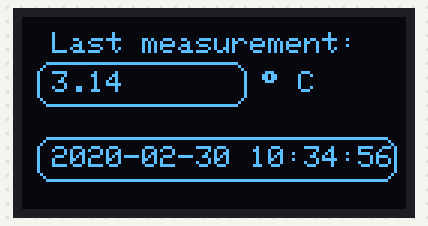
The sketch below on a simulated Arduino Nano, built with avr-gcc and run on an emulated ATmega328P. On the bench: 128×64 one-colour display.

Above: at 0.13 s.
At 4.92 s:
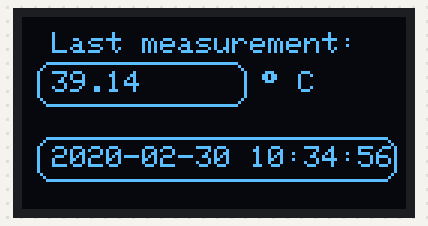
At 9.98 s:
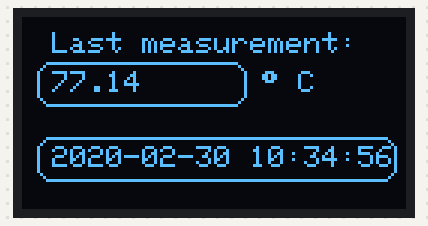
At 19.97 s:
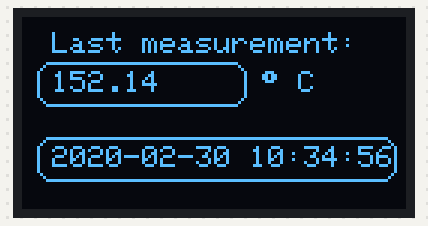
At 29.83 s:
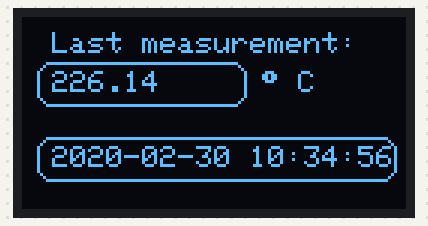
At 39.82 s:
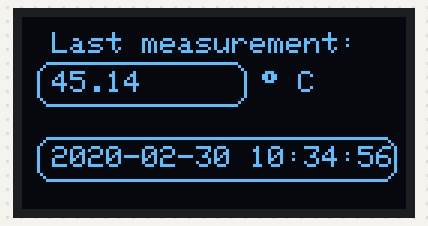

The sketch:

screen_ada.ino
```cpp
// (licence header left out)
#include <SPI.h>
#include <Wire.h>
#include <Adafruit_GFX.h>
#include <Adafruit_SSD1306.h>

#define SCREEN_WIDTH 128 // OLED display width, in pixels
#define SCREEN_HEIGHT 64 // OLED display height, in pixels

// Declaration for an SSD1306 display connected to I2C (SDA, SCL pins)
#define OLED_RESET     4 // Reset pin # (or -1 if sharing Arduino reset pin)
Adafruit_SSD1306 display(SCREEN_WIDTH, SCREEN_HEIGHT, &Wire, OLED_RESET);

const int x_text_left = 10;
const int y_title = 5;
const int y_box1 = 15;
const int y_box2 = 40;
const int text_offset = 3;

// Called by showMeasurement. Just decoration.
void _drawLayout() {
  // title
  display.setCursor(x_text_left, y_title);
  display.print(F("Last measurement:"));

  // 1st box           (x,y,dx,dy,round,color)
  display.drawRoundRect(5, y_box1, 70, 15, 5, SSD1306_WHITE);

  // 2nd box
  display.drawRoundRect(5, y_box2, 120, 15, 5, SSD1306_WHITE);

  //display.display(); // unnecessary delay and screen flickering
}

void showMeasurement(float value, int precission, char unit[], char tmstamp[]) {
  display.clearDisplay();

  _drawLayout();

  // value 1st box
  display.setCursor(x_text_left, y_box1 + text_offset);
  display.print(value, precission);

  // outside 1st box (unit)
  display.setCursor(80, y_box1 + text_offset);
  display.print(unit);

  // value 2nd box (timestamp)
  display.setCursor(x_text_left, y_box2 + text_offset);
  display.print(tmstamp);

  //display.invertDisplay(true); // contour easier to see
  display.display();
}

void setup() {
  Serial.begin(9600);

  // SSD1306_SWITCHCAPVCC = generate display voltage from 3.3V internally
  if(!display.begin(SSD1306_SWITCHCAPVCC, 0x3C)) { // Address 0x3C
    Serial.println(F("SSD1306 allocation failed"));
    for(;;); // Don't proceed, loop forever
  }

  // Clear the buffer (Adafruit splash)
  display.clearDisplay();

  display.setTextSize(1);              // Normal 1:1 pixel scale
  display.setTextColor(SSD1306_WHITE); // Draw white text
  display.cp437(true);                 // True code page 437
}

uint8_t count = 0; // rollover in ~30 seconds

void loop() {
  // special chars follow:
  // https://en.wikipedia.org/wiki/Code_page_437#Character_set
  showMeasurement(3.141592 + count, 2, "\xF8 C", "2020-02-30 10:34:56");
  count++;
  delay(100);
}
```
